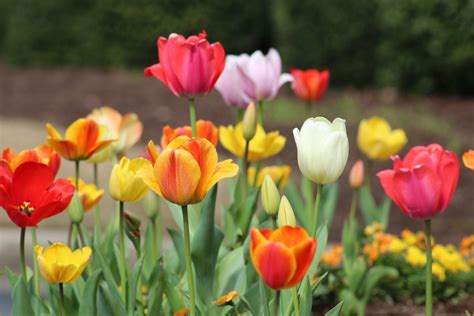
#> input picture images/tulip.jpeg, 474 x 316 px
$ jupyter execute hist_matching.ipynb
#> lines starting #> are read from the running program, lines starting #| are printed output that depends on the picture
[cell 1]
import cv2
import numpy as np
import matplotlib.pyplot as plt
import os

currenPaths = os.getcwd().split(os.sep)
currenPaths.pop()
img_path = os.path.join(os.sep.join(currenPaths), 'images/tulip.jpeg')
path2= os.path.join(os.sep.join(currenPaths), 'images/sky.jpeg')
img1 = cv2.imread(img_path,0)
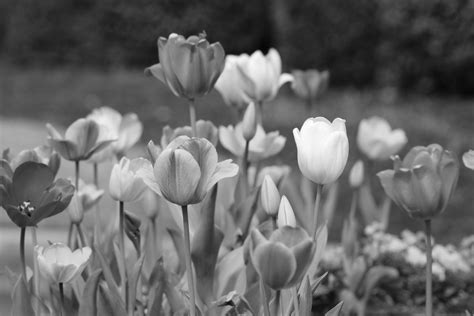
#> img1: shape (316, 474); min 3, max 255, mean 104.5
img2 = cv2.imread(path2,0)
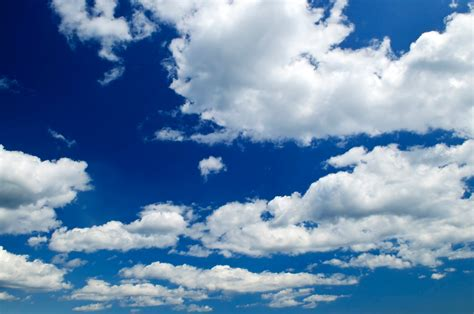
#> input picture images/sky.jpeg, 474 x 314 px
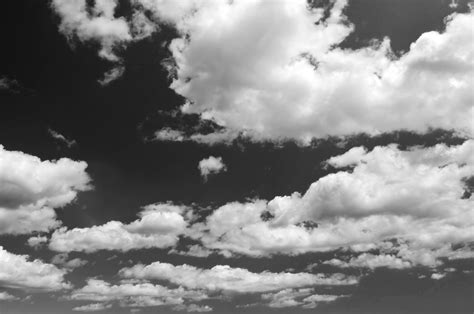
#> img2: shape (314, 474); min 15, max 255, mean 130.7


def calc_cdf(img):
    hist = cv2.calcHist([img], [0], None, [256], [0, 256])
#> hist = 256 values, max 1544 at index 84, min 0 at index 0, mean 585.1
    pdf = hist / hist.sum()
#> pdf = 256 values, max 0.0103 at index 84, min 0 at index 0, mean 0.00391
    cdf = pdf.cumsum()
#> cdf = 256 values from 0 to 1
    return cdf

def match_histogram(src,ref):
    src_cdf= calc_cdf(src)
#> src_cdf = 256 values from 0 to 1
    ref_cdf= calc_cdf(ref)
#> ref_cdf = 256 values from 0 to 1

    lut = np.zeros(256, dtype=np.uint8)

    for src_pixel_val in range(256):
        diff = np.abs(ref_cdf - src_cdf[src_pixel_val])
        lut[src_pixel_val] = np.argmin(diff)
#> after the loop, lut = 256 values from 0 to 255

    matched_img = lut[src]
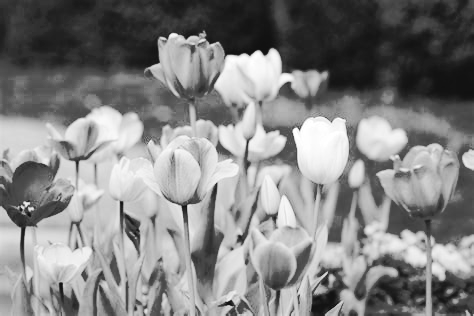
#> matched_img: shape (316, 474); min 16, max 255, mean 130.8
    return matched_img


matched_img = match_histogram(img1,img2)

plt.figure(figsize=(10,5))
plt.subplot(1,3,1)
plt.title("Source Image")
plt.imshow(img1,cmap='gray')
plt.axis("off")
plt.subplot(1,3,2)
plt.title("Reference Image")
plt.imshow(img2,cmap='gray')
plt.axis("off")
plt.subplot(1,3,3)
plt.title("Matched Image")
plt.imshow(matched_img,cmap='gray')
plt.axis("off")
plt.show()
